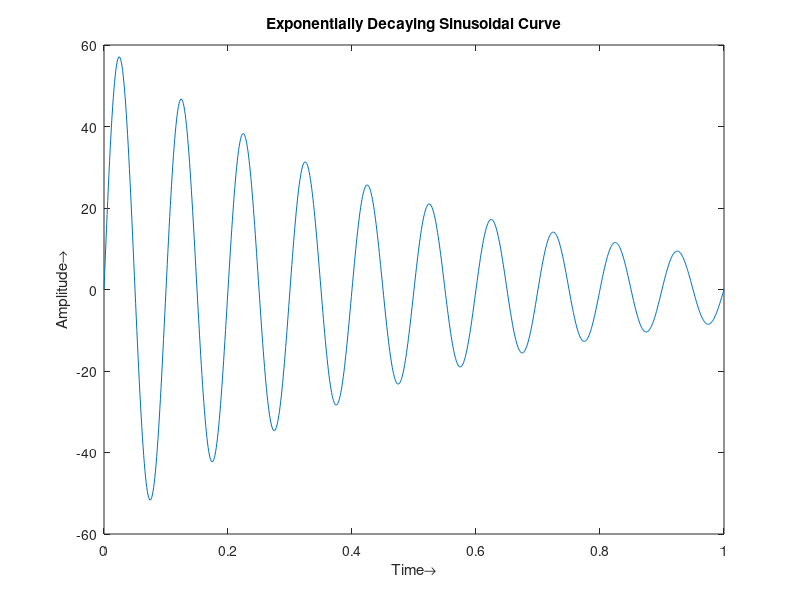

MATLAB code for this plot:
% Exponentially Decaying Sinusoidal Signal Plot in MATLAB
% y = ae^(-btsin(wt));

t = 0:0.001:1;
a = 60;
b = 2;
f = 10;

wt = 2*pi*f*t;
y = a*exp(-b*t).*sin(wt);

plot(t, y);
title('Exponentially Decaying Sinusoidal Curve');
xlabel('Time→');
ylabel('Amplitude→');